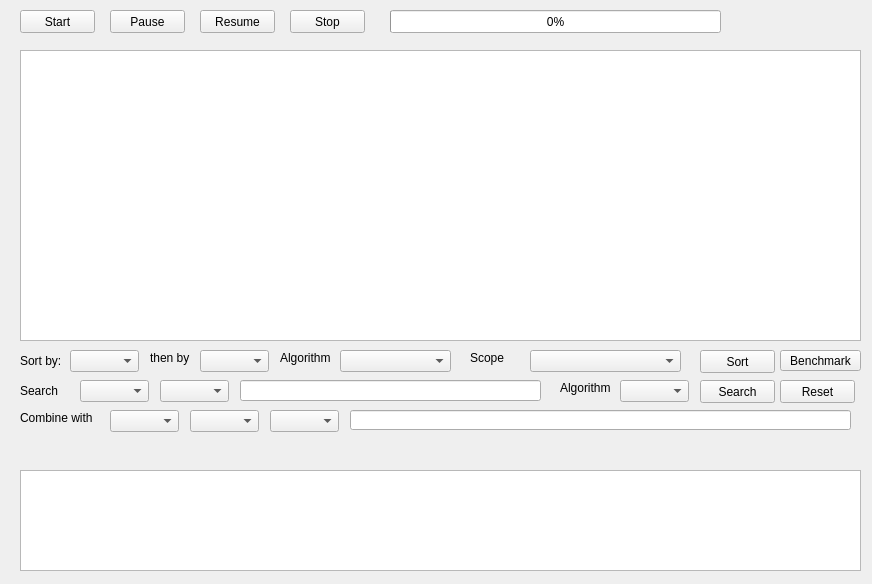
<?xml version="1.0" encoding="UTF-8"?>
<ui version="4.0">
 <class>Form</class>
 <widget class="QWidget" name="Form">
  <property name="enabled">
   <bool>true</bool>
  </property>
  <property name="geometry">
   <rect>
    <x>0</x>
    <y>0</y>
    <width>872</width>
    <height>584</height>
   </rect>
  </property>
  <property name="windowTitle">
   <string>Book Explorer</string>
  </property>
  <widget class="QPushButton" name="start_btn">
   <property name="geometry">
    <rect>
     <x>20</x>
     <y>10</y>
     <width>75</width>
     <height>23</height>
    </rect>
   </property>
   <property name="text">
    <string>Start</string>
   </property>
  </widget>
  <widget class="QPushButton" name="pause_btn">
   <property name="geometry">
    <rect>
     <x>110</x>
     <y>10</y>
     <width>75</width>
     <height>23</height>
    </rect>
   </property>
   <property name="text">
    <string>Pause</string>
   </property>
  </widget>
  <widget class="QPushButton" name="resume_btn">
   <property name="geometry">
    <rect>
     <x>200</x>
     <y>10</y>
     <width>75</width>
     <height>23</height>
    </rect>
   </property>
   <property name="text">
    <string>Resume</string>
   </property>
  </widget>
  <widget class="QPushButton" name="stop_btn">
   <property name="geometry">
    <rect>
     <x>290</x>
     <y>10</y>
     <width>75</width>
     <height>23</height>
    </rect>
   </property>
   <property name="text">
    <string>Stop</string>
   </property>
  </widget>
  <widget class="QProgressBar" name="progress">
   <property name="geometry">
    <rect>
     <x>390</x>
     <y>10</y>
     <width>331</width>
     <height>23</height>
    </rect>
   </property>
   <property name="font">
    <font>
     <kerning>true</kerning>
    </font>
   </property>
   <property name="statusTip">
    <string/>
   </property>
   <property name="value">
    <number>0</number>
   </property>
  </widget>
  <widget class="QLabel" name="count_label">
   <property name="geometry">
    <rect>
     <x>730</x>
     <y>10</y>
     <width>121</width>
     <height>21</height>
    </rect>
   </property>
   <property name="text">
    <string/>
   </property>
  </widget>
  <widget class="QTableWidget" name="table">
   <property name="geometry">
    <rect>
     <x>20</x>
     <y>50</y>
     <width>841</width>
     <height>291</height>
    </rect>
   </property>
  </widget>
  <widget class="QLabel" name="label">
   <property name="geometry">
    <rect>
     <x>20</x>
     <y>350</y>
     <width>61</width>
     <height>21</height>
    </rect>
   </property>
   <property name="text">
    <string>Sort by:</string>
   </property>
  </widget>
  <widget class="QComboBox" name="sort_col">
   <property name="geometry">
    <rect>
     <x>70</x>
     <y>350</y>
     <width>69</width>
     <height>22</height>
    </rect>
   </property>
  </widget>
  <widget class="QLabel" name="label_2">
   <property name="geometry">
    <rect>
     <x>150</x>
     <y>350</y>
     <width>61</width>
     <height>16</height>
    </rect>
   </property>
   <property name="text">
    <string>then by</string>
   </property>
  </widget>
  <widget class="QComboBox" name="then_col">
   <property name="geometry">
    <rect>
     <x>200</x>
     <y>350</y>
     <width>69</width>
     <height>22</height>
    </rect>
   </property>
  </widget>
  <widget class="QLabel" name="label_3">
   <property name="geometry">
    <rect>
     <x>280</x>
     <y>350</y>
     <width>61</width>
     <height>16</height>
    </rect>
   </property>
   <property name="text">
    <string>Algorithm</string>
   </property>
  </widget>
  <widget class="QComboBox" name="algo_box">
   <property name="geometry">
    <rect>
     <x>340</x>
     <y>350</y>
     <width>111</width>
     <height>22</height>
    </rect>
   </property>
  </widget>
  <widget class="QLabel" name="label_4">
   <property name="geometry">
    <rect>
     <x>470</x>
     <y>350</y>
     <width>51</width>
     <height>16</height>
    </rect>
   </property>
   <property name="text">
    <string>Scope</string>
   </property>
  </widget>
  <widget class="QComboBox" name="scope_box">
   <property name="geometry">
    <rect>
     <x>530</x>
     <y>350</y>
     <width>151</width>
     <height>22</height>
    </rect>
   </property>
  </widget>
  <widget class="QPushButton" name="sort_btn">
   <property name="geometry">
    <rect>
     <x>700</x>
     <y>350</y>
     <width>75</width>
     <height>23</height>
    </rect>
   </property>
   <property name="text">
    <string>Sort</string>
   </property>
  </widget>
  <widget class="QPushButton" name="bench_btn">
   <property name="geometry">
    <rect>
     <x>780</x>
     <y>350</y>
     <width>81</width>
     <height>21</height>
    </rect>
   </property>
   <property name="text">
    <string>Benchmark</string>
   </property>
  </widget>
  <widget class="QLabel" name="label_5">
   <property name="geometry">
    <rect>
     <x>20</x>
     <y>380</y>
     <width>51</width>
     <height>21</height>
    </rect>
   </property>
   <property name="text">
    <string>Search</string>
   </property>
  </widget>
  <widget class="QComboBox" name="s_col1">
   <property name="geometry">
    <rect>
     <x>80</x>
     <y>380</y>
     <width>69</width>
     <height>22</height>
    </rect>
   </property>
  </widget>
  <widget class="QComboBox" name="s_mode1">
   <property name="geometry">
    <rect>
     <x>160</x>
     <y>380</y>
     <width>69</width>
     <height>22</height>
    </rect>
   </property>
  </widget>
  <widget class="QLineEdit" name="s_text1">
   <property name="geometry">
    <rect>
     <x>240</x>
     <y>380</y>
     <width>301</width>
     <height>21</height>
    </rect>
   </property>
  </widget>
  <widget class="QLabel" name="label_6">
   <property name="geometry">
    <rect>
     <x>560</x>
     <y>380</y>
     <width>51</width>
     <height>16</height>
    </rect>
   </property>
   <property name="text">
    <string>Algorithm</string>
   </property>
  </widget>
  <widget class="QComboBox" name="s_algo">
   <property name="geometry">
    <rect>
     <x>620</x>
     <y>380</y>
     <width>69</width>
     <height>22</height>
    </rect>
   </property>
  </widget>
  <widget class="QPushButton" name="search_btn">
   <property name="geometry">
    <rect>
     <x>700</x>
     <y>380</y>
     <width>75</width>
     <height>23</height>
    </rect>
   </property>
   <property name="text">
    <string>Search</string>
   </property>
  </widget>
  <widget class="QPushButton" name="reset_btn">
   <property name="geometry">
    <rect>
     <x>780</x>
     <y>380</y>
     <width>75</width>
     <height>23</height>
    </rect>
   </property>
   <property name="text">
    <string>Reset</string>
   </property>
  </widget>
  <widget class="QLabel" name="label_7">
   <property name="geometry">
    <rect>
     <x>20</x>
     <y>410</y>
     <width>81</width>
     <height>16</height>
    </rect>
   </property>
   <property name="text">
    <string>Combine with</string>
   </property>
  </widget>
  <widget class="QComboBox" name="op_box">
   <property name="geometry">
    <rect>
     <x>110</x>
     <y>410</y>
     <width>69</width>
     <height>22</height>
    </rect>
   </property>
  </widget>
  <widget class="QComboBox" name="s_col2">
   <property name="geometry">
    <rect>
     <x>190</x>
     <y>410</y>
     <width>69</width>
     <height>22</height>
    </rect>
   </property>
  </widget>
  <widget class="QComboBox" name="s_mode2">
   <property name="geometry">
    <rect>
     <x>270</x>
     <y>410</y>
     <width>69</width>
     <height>22</height>
    </rect>
   </property>
  </widget>
  <widget class="QLineEdit" name="s_text2">
   <property name="geometry">
    <rect>
     <x>350</x>
     <y>410</y>
     <width>501</width>
     <height>20</height>
    </rect>
   </property>
  </widget>
  <widget class="QLabel" name="info_label">
   <property name="geometry">
    <rect>
     <x>20</x>
     <y>440</y>
     <width>231</width>
     <height>16</height>
    </rect>
   </property>
   <property name="text">
    <string/>
   </property>
  </widget>
  <widget class="QTableWidget" name="bench_table">
   <property name="geometry">
    <rect>
     <x>20</x>
     <y>470</y>
     <width>841</width>
     <height>101</height>
    </rect>
   </property>
  </widget>
 </widget>
 <resources/>
 <connections/>
</ui>
